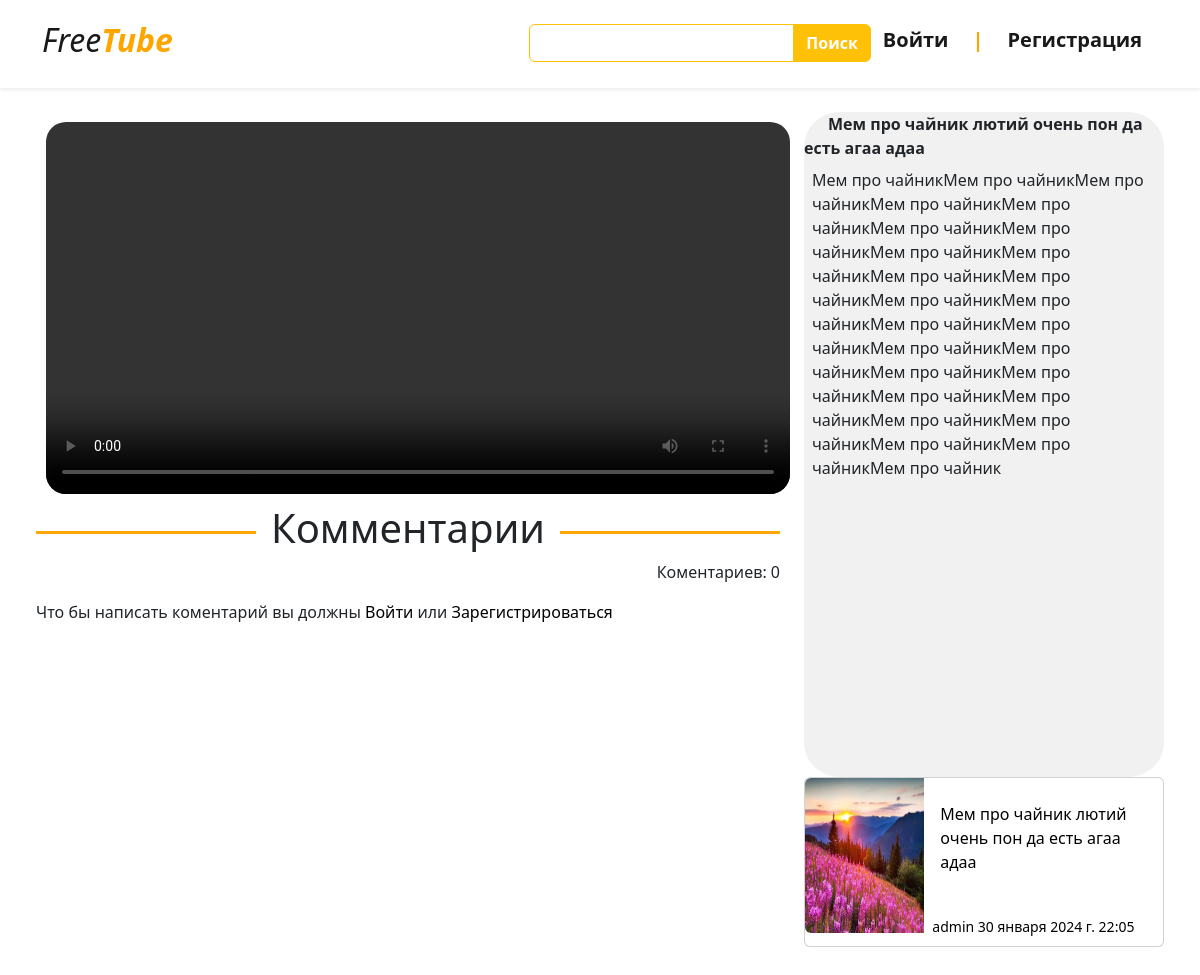
The app's page /posts/Mem-pro-chaynik-lyutiy-ochen-pon-da-est-agaa-adaa/ with its own data.
### video/models.py (models this page shows, shortened)
class Post(models.Model):
    author =  models.ForeignKey(User, on_delete=models.CASCADE, null = True , blank = True)
    title = models.CharField(max_length=255)
    description = models.TextField()
    preview = models.ImageField(upload_to = 'post_previews/')
    video = models.FileField(upload_to='post_videos/')
    date = models.DateTimeField(default = timezone.now)
    published = models.BooleanField(default = False)
    category = models.ManyToManyField('Category')
    featured = models.BooleanField(default= False)
    slug = models.SlugField(unique = True)
    class  Meta:
        verbose_name = 'Видео'
        verbose_name_plural = 'Видео'
    def get_link(self):
        return reverse('post_detail_url', kwargs= {'slug': self.slug})

### video/views.py (the view, shortened to what this page needs)
# urls.py: path('posts/<slug:slug>/', views.post_detail , name = 'post_detail_url'),
def post_detail(request, slug):
    post = Post.objects.get(slug__exact=slug)
    return render(request, 'post_detail.html', {'post': post})

### video/templates/post_detail.html (shortened to what this page needs)
{% extends 'base.html'%}
{% block content %}
<div class = 'row m-4'>
  <div class="col-md-8">
    <video controls sc>
      <source src='{{post.video.url}}' type="video/mp4">
    </video>
      <h1 class="line">Комментарии</h1>
      <p class="text-end">Коментариев: {{post.comment_set.count}}</p>
      {% if request.user.is_authenticated %}
      <form action="{% url 'comment' post.slug %}" method="POST">
          {% csrf_token %}
          <textarea name="text" id="" cols="30" rows="10"></textarea>
          <button>Отправить</button>
      </form>
      {% else %}
      <p>
          Что бы написать коментарий вы должны
          <a href="{% url 'login_site' %}">Войти</a>
           или
           <a href="{% url 'register' %}">Зарегистрироваться</a>
          </p>
      {% endif %}
  </div>
  <div class="col-md-4">
      <div class="description">
            <div>
              <b class="m-4">
                {{post.title}}
              </b>
            </div>
            <div class="m-2">
           <p>
            {{post.description}}
           </p>
          </div>
      </div>
      <div class="card mb-3" style="max-width: 540px;">
        <div class="row g-0">
          <div class="col-md-4">
            <a href="{{post.get_link}}">
            <img src="{{post.preview.url}}" class="img-fluid rounded-start" style="width: 200px; height: 155px;" alt="...">
          </a>
          </div>
          <div class="col-md-8">
            <a href="{{post.get_link}}">
            <div class="card-body">
              <p class="card-text">{{post.title}}</p>
            </div>
            <p class="card-text m-2"><small class="text-body-secondary">{{post.author}} {{post.date}}</small></p>
          </div>
        </div>
      </div>
  </div>
</div>
{% endblock %}

### video/static/css/style.css (style rules this page uses)
.line { position: relative; z-index: 1; overflow: hidden; text-align: center; }
.line:before, .line:after { content: ''; display: inline-block; width: 100%; height: 3px; background: orange; z-index: -1; position: relative; vertical-align: middle; }
.line:before { right: 15px; margin: 0 0 0 -100%; }
.line:after { left: 15px; margin: 0 -100% 0 0; }
video { display: flex; object-fit: cover; width: 100%; }
video { display: flex; width: 100%; border-radius: 20px; margin: 10px 10px; }
.description { width: 100%; height: 665px; background-color: #F1F1F1; border-radius: 35px; }
*, *::before, *::after { box-sizing: border-box; }

### records on screen
Post: comment_set.count "0", title "Мем про чайник лютий очень пон да есть агаа адаа", description "Мем про чайникМем про чайникМем про чайникМем про чайникМем про чайникМем про чайникМем про чайникМем про чайникМем про чайникМем про чайникМем про чайникМем про чайникМем про чайникМем про чайникМем про чайникМем про чайникМем про чайникМем про чайникМем про чайникМем про чайникМем про чайникМем про чайникМем про чайникМем про чайникМем про чайникМем про чайник", preview (picture), author "admin", date "30 января 2024 г. 22:05"
